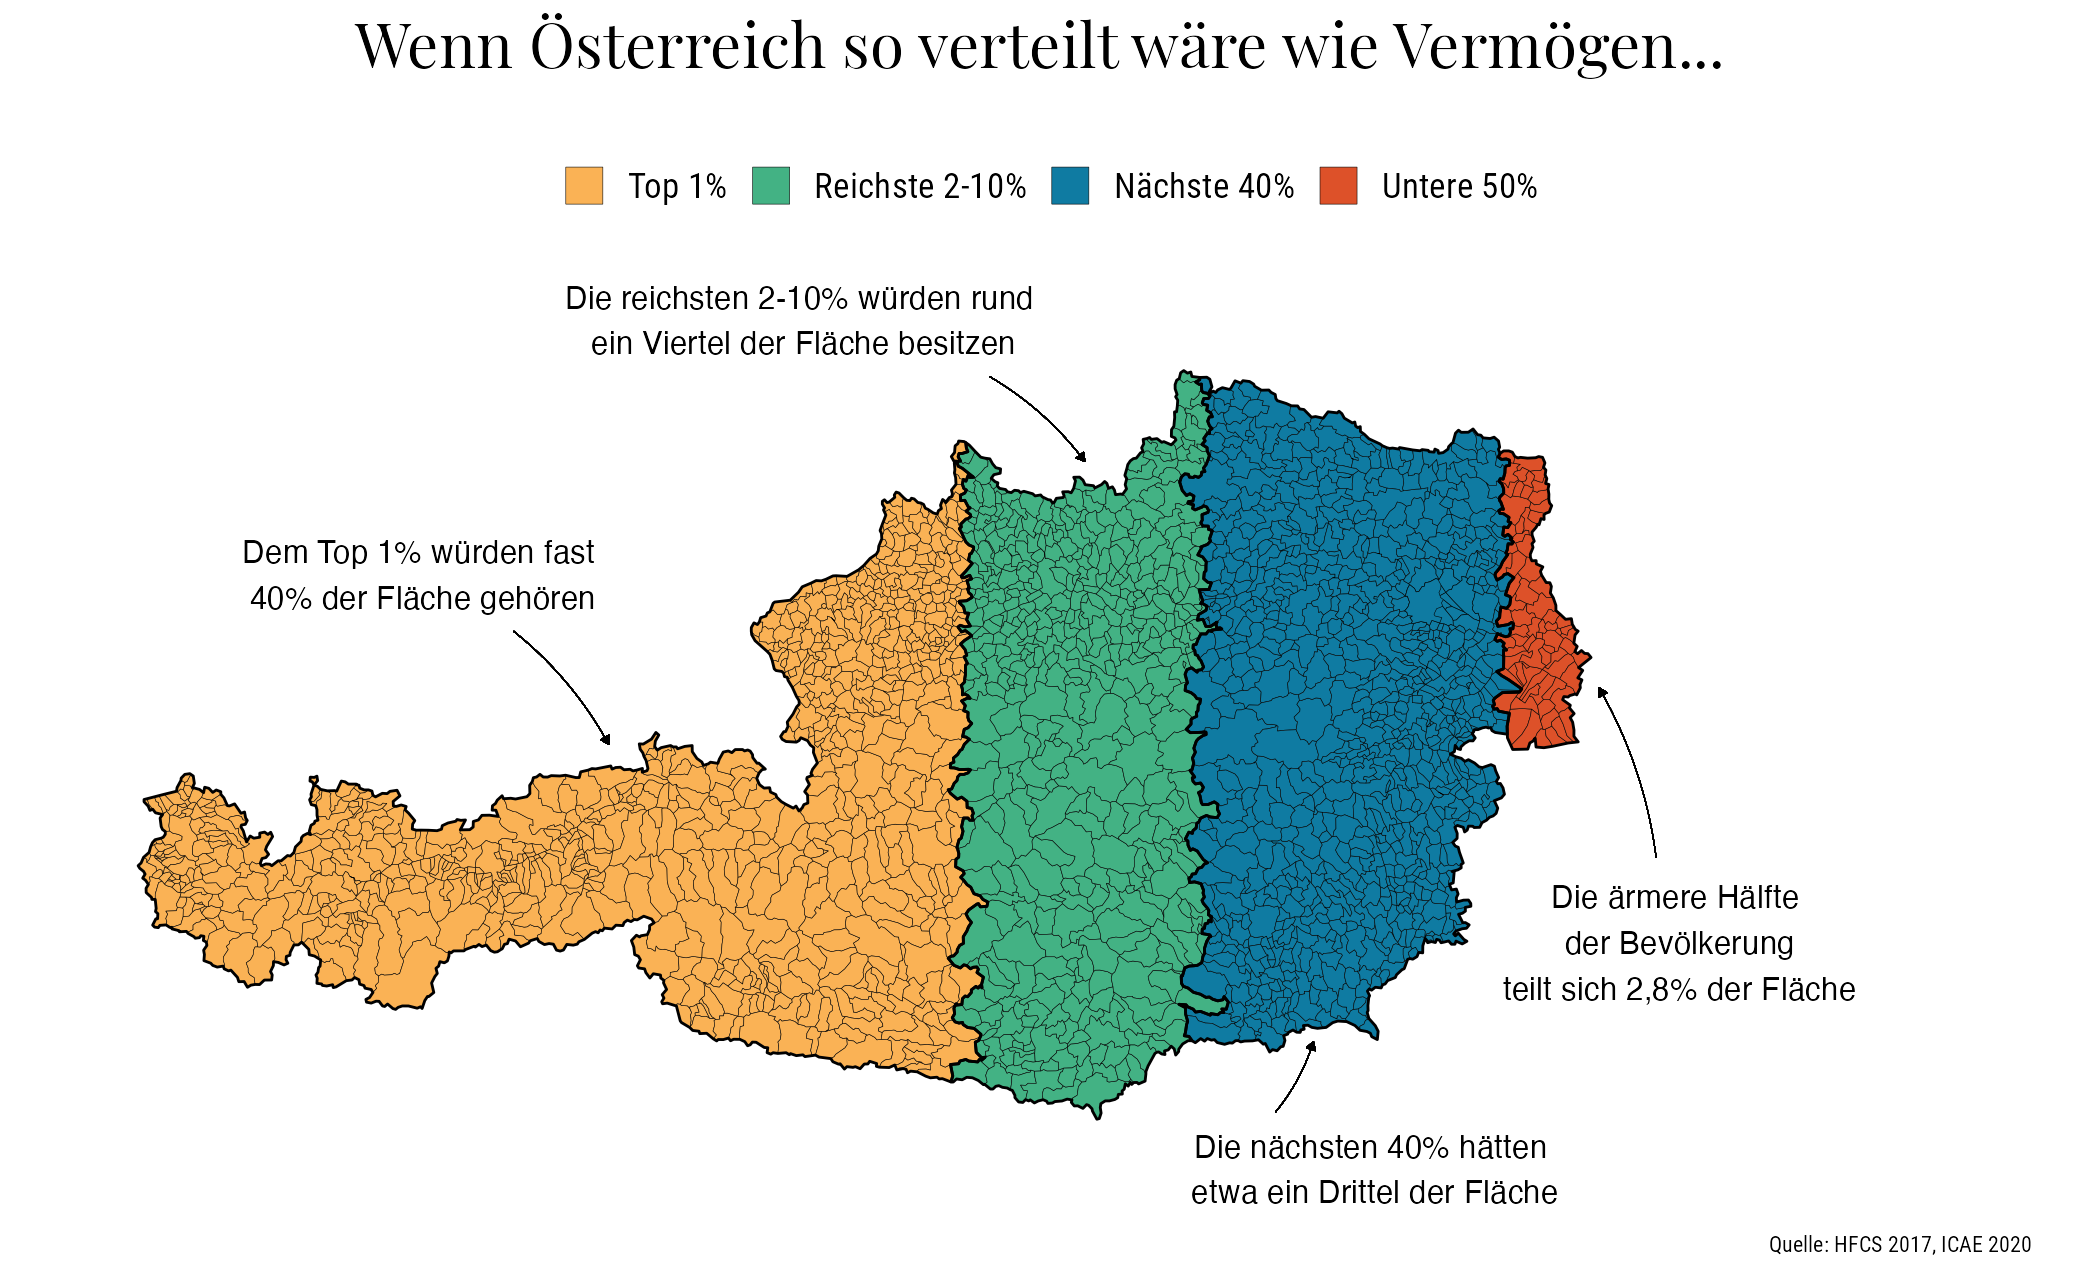

Reproduce this figure in R.
library(tidyverse)
library(sf)
library(waffle)
library(MetBrewer)
sf_use_s2(FALSE)

geodat <- st_read("https://raw.githubusercontent.com/ginseng666/GeoJSON-TopoJSON-Austria/master/2021/simplified-99.5/gemeinden_995_geo.json", quiet=TRUE, stringsAsFactors=FALSE) |> 
  mutate(
    center = map(geometry, st_centroid),
    centercoord = map(center, st_coordinates),
    ccordx = map_dbl(centercoord, 1),
    ccordy = map_dbl(centercoord, 2)
  ) |> 
  mutate(iso = as.numeric(iso))

geodat$area <- st_area(geodat)
total <- sum(geodat$area)
arbreaks <- total*c(0, 0.389, 0.657, 0.972, 1)

ardf <- geodat |> arrange(ccordx) |> mutate(csarea = cumsum(area)) |>  
  mutate(gruppe = cut(csarea, breaks=arbreaks))

## COLOR

ardf |> ggplot() +
  geom_sf(aes(fill=gruppe), color="black", linewidth=0.06) +
  geom_sf(fill="transparent", color="black", linewidth = 0.3, 
          data = ardf |> group_by(gruppe) |> summarise()) +
  coord_sf(datum=NA) +
  expand_limits(x=19) + 
  annotate("text",label="Dem Top 1% würden fast\n 40% der Fläche gehören", size=2.5, hjust=0.5, x=11, y=48.3) +
  annotate("text",label="Die reichsten 2-10% würden rund\n ein Viertel der Fläche besitzen", size=2.5, hjust=0.5, x=13, y=49.2) +
  annotate("text",label="Die nächsten 40% hätten\n etwa ein Drittel der Fläche", size=2.5, hjust=0.5, x=16, y=46.2) +
  annotate("text",label="Die ärmere Hälfte\n der Bevölkerung\n teilt sich 2,8% der Fläche", size=2.5, hjust=0.5, x=17.6, y=47) +
  geom_curve(aes(x=11.5,xend=12, y=48.1,yend=47.7), curvature = -0.1, ncp=8, linewidth=0.1, arrow=arrow(length=unit(0.01, "npc"), type="closed")) +
  geom_curve(aes(x=14,xend=14.5, y=49,yend=48.7), curvature = -0.1, ncp=8, linewidth=0.1, arrow=arrow(length=unit(0.01, "npc"), type="closed")) +
  geom_curve(aes(x=15.5,xend=15.7, y=46.4,yend=46.65), curvature = 0.1, ncp=8, linewidth=0.1, arrow=arrow(length=unit(0.01, "npc"), type="closed")) +
  geom_curve(aes(x=17.5,xend=17.2, y=47.3,yend=47.9), curvature = 0.1, ncp=8, linewidth=0.1, arrow=arrow(length=unit(0.01, "npc"), type="closed")) +
  scale_fill_manual(values = met.brewer("Egypt", direction = -1), 
        labels = c("Top 1%","Reichste 2-10%","Nächste 40%","Untere 50%")) +
  theme_minimal(base_family = "Roboto Condensed") +
  labs(title="Wenn Österreich so verteilt wäre wie Vermögen...",
       caption = "Quelle: HFCS 2017, Heck u.a. (2020)", x=NULL, y=NULL) +
  theme(legend.title = element_blank(), 
        legend.position = "top",
        legend.key.size = unit(0.3 , "cm"),
        plot.title = element_text(margin = margin(b=0.5,unit="cm"), family = "Playfair Display", 
                                  size = 14, hjust = 0.5),
        plot.caption = element_text(size = 5),
        legend.text = element_text(size = 8))

ggsave("10_23_Vermögen.png", dpi=320, width = 6.5, height = 4, bg = "white")



### Waffles
faclevel <- c("Untere 50%","Nächste 40%","Reichste 2-10%","Top 1%")

tibble(labels=factor(faclevel,levels=rev(faclevel)),
       'Bevölkerungsanteil'=c(50,40,9,1),
       'Vermögensanteil'=c(3,31,27,39)) -> dfpar
plotdf <- dfpar |> pivot_longer(cols = 2:3, names_to = "cat", values_to = "value")

ggplot(plotdf, aes(fill = labels, values = value)) +
  geom_waffle(color = "white", size = 1.125, n_rows = 5, na.rm = T) +
  facet_wrap(~cat, ncol = 1) +
  scale_fill_manual(values = met.brewer("Johnson")[c(1,3,4,5)]) +
  coord_equal(expand = FALSE) +
  labs(
    title = "Verteilung der Nettovermögen in Österreich",
    caption="Quelle: HFCS 2017, Heck u.a. (2020)"
  ) +
  theme_minimal(base_family = "Roboto Condensed") +
  theme(strip.text.x = element_text(size = 12, margin=margin(b=5, t=5), hjust = 0),
        plot.caption = element_text(margin = margin(t=4)),
        plot.title = element_text(margin = margin(b=6), family = "Playfair Display"),
        legend.title = element_blank()) +
  theme_enhance_waffle()
ggsave("vermögen_waffles.png", dpi=320, width = 8, height = 4, bg = "white")

